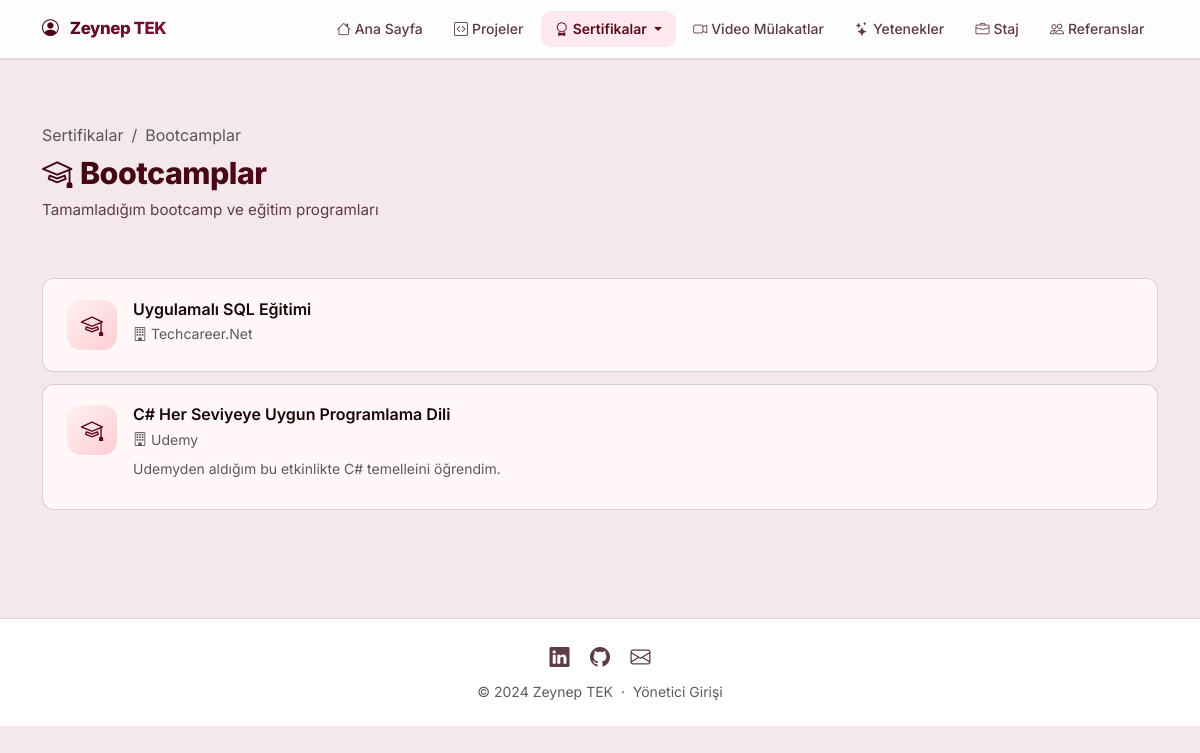
Screenshot of /sertifikalar/bootcamplar with the database file from the repository.
### app.py (models this page shows)
class KisiselBilgi(db.Model):
    id = db.Column(db.Integer, primary_key=True)
    ad_soyad = db.Column(db.String(100), default='')
    unvan = db.Column(db.String(200), default='')
    email = db.Column(db.String(100), default='')
    telefon = db.Column(db.String(20), default='')
    sehir = db.Column(db.String(100), default='')
    linkedin = db.Column(db.String(300), default='')
    github = db.Column(db.String(300), default='')
    leetcode = db.Column(db.String(300), default='')
    website = db.Column(db.String(300), default='')
    ozet = db.Column(db.Text, default='')
    profil_foto = db.Column(db.String(300), default='')
    cv_dosya = db.Column(db.String(300), default='')

class Sertifika(db.Model):
    id = db.Column(db.Integer, primary_key=True)
    baslik = db.Column(db.String(200), nullable=False)
    kurum = db.Column(db.String(200), default='')
    tarih = db.Column(db.String(50), default='')
    dosya = db.Column(db.String(300), default='')
    aciklama = db.Column(db.Text, default='')
    kategori = db.Column(db.String(50), nullable=False)
    sira = db.Column(db.Integer, default=0)
    fotograflar = db.relationship('SertifikaFoto', backref='sertifika', lazy=True,
                                  cascade='all, delete-orphan', order_by='SertifikaFoto.sira')

### app.py (the view)
@app.route('/sertifikalar/bootcamplar')
def bootcamplar():
    items = Sertifika.query.filter_by(kategori='bootcamp').order_by(Sertifika.sira, Sertifika.id.desc()).all()
    return render_template('sertifikalar/bootcamplar.html', items=items)

### app.py (called while the page is built)
@app.context_processor
def inject_bilgi():
    bilgi = KisiselBilgi.query.first()
    return dict(bilgi=bilgi)

### templates/sertifikalar/bootcamplar.html (shortened to what this page needs)
{% extends "base.html" %}
{% block content %}
<div class="section-header">
  <div class="container">
    <nav aria-label="breadcrumb">
      <ol class="breadcrumb mb-2">
        <li class="breadcrumb-item"><a href="{{ url_for('sertifikalar') }}" class="text-muted text-decoration-none">Sertifikalar</a></li>
        <li class="breadcrumb-item active">Bootcamplar</li>
      </ol>
    </nav>
    <h1 class="section-title"><i class="bi bi-mortarboard me-2 text-primary"></i>Bootcamplar</h1>
    <p class="section-subtitle">Tamamladığım bootcamp ve eğitim programları</p>
  </div>
</div>
<div class="container pb-5">
  {% if items %}
  {% for item in items %}
  <div class="cert-card">
    <div class="cert-icon bootcamp"><i class="bi bi-mortarboard"></i></div>
    <div class="flex-grow-1">
      <div class="d-flex justify-content-between align-items-start flex-wrap gap-2">
        <div>
          <h6 class="mb-1 fw-semibold">{{ item.baslik }}</h6>
          {% if item.kurum %}
          <div class="text-muted small"><i class="bi bi-building me-1"></i>{{ item.kurum }}</div>
          {% endif %}
        </div>
      </div>
      {% if item.aciklama %}
      <p class="text-muted small mb-2 mt-2" style="line-height:1.6;">{{ item.aciklama }}</p>
      {% endif %}
    </div>
  </div>
  {% endfor %}
  {% else %}
  <div class="text-center py-5">
    <i class="bi bi-mortarboard text-muted" style="font-size:3rem;"></i>
    <p class="text-muted mt-3">Henüz bootcamp eklenmemiş.</p>
  </div>
  {% endif %}
</div>
{% endblock %}

### templates/base.html (shortened to what this page needs)
<!DOCTYPE html>
<html lang="tr">
<head>
  <link href="https://cdn.jsdelivr.net/npm/bootstrap@5.3.2/dist/css/bootstrap.min.css" rel="stylesheet">
  <link href="https://cdn.jsdelivr.net/npm/bootstrap-icons@1.11.3/font/bootstrap-icons.css" rel="stylesheet">
  <link href="{{ url_for('static', filename='css/style.css') }}" rel="stylesheet">
</head>
<body>
<nav class="navbar navbar-expand-lg navbar-light" id="mainNav">
  <div class="container">
    <a class="navbar-brand" href="{{ url_for('index') }}">
      <i class="bi bi-person-circle me-2"></i>
      {% if bilgi and bilgi.ad_soyad %}{{ bilgi.ad_soyad }}{% else %}Portfolio{% endif %}
    </a>
    <div class="collapse navbar-collapse" id="navMenu">
      <ul class="navbar-nav ms-auto align-items-lg-center gap-1">
        <li class="nav-item">
          <a class="nav-link {% if request.endpoint == 'index' %}active{% endif %}" href="{{ url_for('index') }}">
            <i class="bi bi-house me-1"></i>Ana Sayfa
          </a>
        </li>
        <li class="nav-item">
          <a class="nav-link {% if request.endpoint == 'projeler' %}active{% endif %}" href="{{ url_for('projeler') }}">
            <i class="bi bi-code-square me-1"></i>Projeler
          </a>
        </li>
        <li class="nav-item dropdown">
          <a class="nav-link dropdown-toggle {% if request.endpoint in ['sertifikalar','sertifikalar_listesi','bootcamplar','etkinlikler','yarismalar'] %}active{% endif %}"
             href="#" data-bs-toggle="dropdown">
            <i class="bi bi-award me-1"></i>Sertifikalar
          </a>
        </li>
        <li class="nav-item">
          <a class="nav-link {% if request.endpoint == 'video_mulakat' %}active{% endif %}" href="{{ url_for('video_mulakat') }}">
            <i class="bi bi-camera-video me-1"></i>Video Mülakatlar
          </a>
        </li>
        <li class="nav-item">
          <a class="nav-link {% if request.endpoint == 'yetenekler' %}active{% endif %}" href="{{ url_for('yetenekler') }}">
            <i class="bi bi-stars me-1"></i>Yetenekler
          </a>
        </li>
        <li class="nav-item">
          <a class="nav-link {% if request.endpoint == 'staj' %}active{% endif %}" href="{{ url_for('staj') }}">
            <i class="bi bi-briefcase me-1"></i>Staj
          </a>
        </li>
        <li class="nav-item">
          <a class="nav-link {% if request.endpoint == 'referanslar' %}active{% endif %}" href="{{ url_for('referanslar') }}">
            <i class="bi bi-people me-1"></i>Referanslar
          </a>
        </li>
      </ul>
    </div>
  </div>
</nav>
<main>{% block content %}{% endblock %}</main>
<footer class="footer py-4 mt-5">
  <div class="container text-center">
    <div class="mb-2">
      {% if bilgi and bilgi.linkedin %}
      <a href="{{ bilgi.linkedin }}" target="_blank" class="footer-link me-3">
        <i class="bi bi-linkedin fs-5"></i>
      </a>
      {% endif %}
      {% if bilgi and bilgi.github %}
      <a href="{{ bilgi.github }}" target="_blank" class="footer-link me-3">
        <i class="bi bi-github fs-5"></i>
      </a>
      {% endif %}
      {% if bilgi and bilgi.email %}
      <a href="mailto:{{ bilgi.email }}" class="footer-link">
        <i class="bi bi-envelope fs-5"></i>
      </a>
      {% endif %}
    </div>
    <p class="text-muted small mb-0">
      &copy; 2024 {% if bilgi and bilgi.ad_soyad %}{{ bilgi.ad_soyad }}{% else %}Portfolio{% endif %}
      &nbsp;&middot;&nbsp;
      <a href="{{ url_for('admin_giris') }}" class="text-muted text-decoration-none">Yönetici Girişi</a>
    </p>
  </div>
</footer>
</body>
</html>

### static/css/style.css (style rules this page uses)
:root { --primary: #5c0a1f; --primary-dark: #3d0512; --primary-light: #fce8ed; --accent: #881337; --accent2: #be123c; --gradient: linear-gradient(135deg, #3d0512 0%, #881337 100%); --gradient2: linear-gradient(135deg, #881337 0%, #3d0512 100%); --gradient-warm: linear-gradient(135deg, #5c0a1f 0%, #9b1b30 100%); --text: #1a0508; --text-muted: #5e3a43; --bg: #f5e8ec; --card-bg: #fff7f8; --border: rgba(92,10,31,.18); --border-solid: #e8c9d0; --radius: 20px; --radius-sm: 12px; --shadow: 0 1px 4px rgba(92,10,31,.09), 0 1px 2px rgba(0,0,0,.05); --shadow-md: 0 6px 24px rgba(92,10,31,.18); --shadow-lg: 0 14px 44px rgba(92,10,31,.2); --shadow-xl: 0 24px 64px rgba(92,10,31,.24); --shadow-color: 0 8px 28px rgba(92,10,31,.45); }
* { box-sizing: border-box; }
body { font-family: 'Inter', sans-serif; background: var(--bg); color: var(--text); min-height: 100vh; display: flex; flex-direction: column; }
#mainNav { background: rgba(255,255,255,.9); backdrop-filter: blur(24px); -webkit-backdrop-filter: blur(24px); border-bottom: 1px solid var(--border); box-shadow: 0 1px 0 rgba(136,19,55,.07); padding: .7rem 0; position: sticky; top: 0; z-index: 1000; }
#mainNav .navbar-brand { font-size: 1.05rem; font-weight: 800; background: var(--gradient); -webkit-background-clip: text; -webkit-text-fill-color: transparent; background-clip: text; letter-spacing: -.4px; }
#mainNav .nav-link { color: var(--text-muted); font-weight: 500; font-size: .875rem; border-radius: 10px; padding: .45rem .85rem; transition: all .2s; }
#mainNav .nav-link.active { color: var(--primary); background: var(--primary-light); font-weight: 600; }
.section-header { padding: 4rem 0 2.5rem; }
.section-title { font-size: 1.9rem; font-weight: 800; letter-spacing: -.5px; background: var(--gradient); -webkit-background-clip: text; -webkit-text-fill-color: transparent; background-clip: text; }
.section-subtitle { color: var(--text-muted); font-size: .95rem; margin-top: .35rem; }
.cert-card { background: var(--card-bg); border: 1.5px solid var(--border); border-radius: var(--radius-sm); padding: 1.3rem 1.5rem; display: flex; align-items: flex-start; gap: 1rem; transition: transform .24s cubic-bezier(.34,1.56,.64,1), box-shadow .24s, border-color .24s; margin-bottom: .75rem; }
.cert-icon { width: 50px; height: 50px; border-radius: 14px; display: flex; align-items: center; justify-content: center; font-size: 1.4rem; flex-shrink: 0; }
.cert-icon.bootcamp { background: linear-gradient(135deg, #fff1f2, #fecdd3); color: var(--primary); }
.footer { background: white; border-top: 1px solid var(--border); margin-top: auto; }
.footer-link { color: var(--text-muted); text-decoration: none; transition: all .2s; display: inline-block; }
main { animation: fadeUp .42s cubic-bezier(.4,0,.2,1) both; }

### rows the page displays
KisiselBilgi: ad_soyad "Zeynep TEK"
Sertifika: baslik "Uygulamalı SQL Eğitimi", kurum "Techcareer.Net"
Sertifika: baslik "C# Her Seviyeye Uygun Programlama Dili", kurum "Udemy", aciklama "Udemyden aldığım bu etkinlikte C# temelleini öğrendim."
